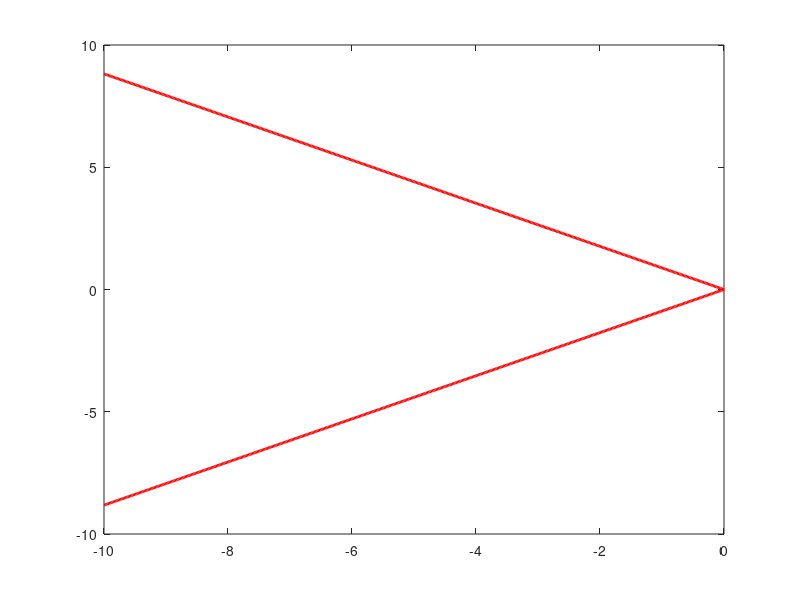

This figure's MATLAB source: (Note: this script raises an error after producing the figure.)
%% ====================== SCELTA DEI POLI ==================================
zeta = 0.75;    % Smorzamento scelto

% angolo e pendenza del cono
theta = acos(zeta);
m = tan(theta);

% asse reale 
sigma = linspace(-10, 0, 500);

% rette del cono
omega_pos = m * (-sigma);
omega_neg = -m * (-sigma);

% plot
figure;
plot(sigma, omega_pos, 'r', 'LineWidth', 2); hold on;
plot(sigma, omega_neg, 'r', 'LineWidth', 2);

% asse reale e immaginario
xline(0, '--k');
yline(0, '--k');

grid on;
axis equal;

xlabel('\sigma (parte reale)');
ylabel('\omega (parte immaginaria)');
title('Settore di smorzamento (cono) nel piano s');

xlim([-10 1]);
ylim([-10 10]);

%% ======================= FISSO I POLI DI A ===============================
disp('Poli A:');
disp(eig(A));

% ========== INSTABILITA', ALLORA DECIDO CHE POLI VOGLIO OTTENERE ==========
des = [complex(-4, 2), complex(-4, -2), -9, -10];

% ========= TROVO IL VALORE DI K (X'=(A-BK)X) PER OTTENERE TALI POLI =======
K = place(A,B,des);
Acl = A - B*K;
disp('Poli closed-loop:');
disp(eig(Acl));

%% ============ CREAZIONE DEL NUOVO SISTEMA AUMENTATO (ASTATICO) IN SS =====
sys_cl = ss(Acl,B,C,D);

A_aug = [A, zeros(4,1); -C, 0];
B_aug = [B; 0];

des_aug = [complex(-4, 2), complex(-4, -2), -10, -8, -0.5]; % Poli desiderati

K_aug = place(A_aug, B_aug, des_aug);   % Trovo i valori di K 

% Sistema augmentato
Acl_aug = A_aug - B_aug * K_aug;
Bcl_aug = [0; 0; 0; 0; 1]; 
Ccl_aug = [0, 0, 1, 0, 0]; 
Dcl_aug = 0;

sys_cl_aug = ss(Acl_aug, Bcl_aug, Ccl_aug, Dcl_aug);

% Risposta al gradino
step(sys_cl_aug);

%% Sforzo di controllo
C_u = -K_aug;
sys_u = ss(Acl_aug, Bcl_aug, C_u, 0);
figure
step(sys_u)
